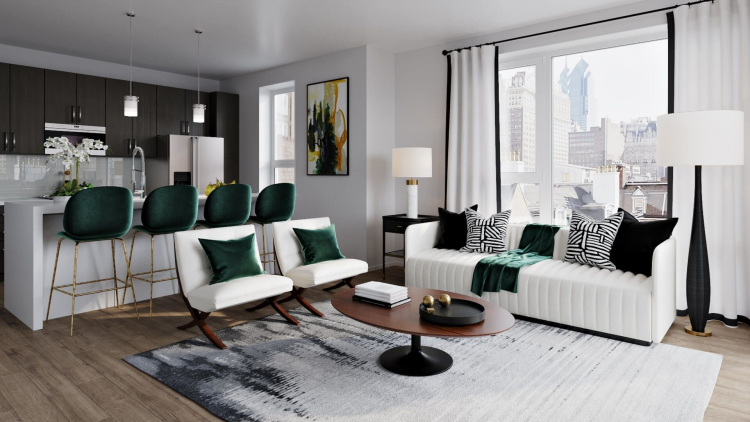
#> input picture backend/preprocessing/images/furniture.jpg, 1500 x 844 px, given in place of furniture.jpeg, which was not available (shown at 1/2 size)
$ python visual_tuner.py furniture.jpeg
#> lines starting #> are read from the running program, lines starting #| are printed output that depends on the picture; after the words box and inside, x2 and y2 are one past the last pixel; in counts of white or black regions, pixels touching at a corner belong together; pictures that were not available may be replaced by others from this repository, and a replacement may not be noted
import cv2 as cv
import numpy as np
import matplotlib.pyplot as plt
from matplotlib.widgets import Slider, Button
from matplotlib.gridspec import GridSpec
import os
from pathlib import Path


class VisualParameterTuner:
    """
    Interactive parameter tuning with matplotlib sliders
    """

    def __init__(self, image_path, initial_params=None):
        self.image_path = image_path
        self.original_image = cv.imread(image_path)
        if self.original_image is None:
            raise ValueError(f"Could not load image from {image_path}")

        # Convert BGR to RGB for matplotlib
        self.original_rgb = cv.cvtColor(self.original_image, cv.COLOR_BGR2RGB)

        # Initialize processed images
        self.gaussian_blurred = None
        self.bilateral_filtered = None
        self.edges = None
        self.contours = None
        self.svg_preview = None

        # Default parameters
        self.params = {
            'gauss_kernel': 5,
            'gauss_sigma': 1.0,
            'bilateral_d': 9,
            'bilateral_color': 75.0,
            'bilateral_space': 75.0,
            'canny_low': 50,
            'canny_high': 150,
            'canny_aperture': 3,
            'simplify_epsilon': 2.0
        }

        # Override with initial parameters if provided
        if initial_params:
            self.params.update(initial_params)

        # Setup the figure and widgets
        self.setup_figure()
        self.create_sliders()
        self.create_buttons()

        # Initial processing
        self.update(None)

    def setup_figure(self):
        """Setup the matplotlib figure with subplots"""
        self.fig = plt.figure(figsize=(20, 12))
        self.fig.suptitle(f'Interactive Parameter Tuner - {Path(self.image_path).name}',
                         fontsize=14, fontweight='bold')

        # Create grid layout - more rows for intermediate steps
        gs = GridSpec(4, 6, figure=self.fig,
                     left=0.05, right=0.95, top=0.93, bottom=0.28,
                     hspace=0.35, wspace=0.25)

        # Row 1: Original, Gaussian, Bilateral
        self.ax_original = self.fig.add_subplot(gs[0, 0:2])
        self.ax_gaussian = self.fig.add_subplot(gs[0, 2:4])
        self.ax_bilateral = self.fig.add_subplot(gs[0, 4:6])

        # Row 2: Canny Edges, SVG Preview, Overlay
        self.ax_edges = self.fig.add_subplot(gs[1, 0:2])
        self.ax_svg = self.fig.add_subplot(gs[1, 2:4])
        self.ax_overlay = self.fig.add_subplot(gs[1, 4:6])

        # Row 3: Statistics
        self.ax_stats = self.fig.add_subplot(gs[2, :])

        # Configure axes
        self.ax_original.set_title('1. Original Image', fontsize=10, fontweight='bold', color='#2c3e50')
        self.ax_original.axis('off')

        self.ax_gaussian.set_title('2. Gaussian Blur (Noise Reduction)', fontsize=10, fontweight='bold', color='#3498db')
        self.ax_gaussian.axis('off')

        self.ax_bilateral.set_title('3. Bilateral Filter (Edge-Preserving Smoothing)', fontsize=10, fontweight='bold', color='#3498db')
        self.ax_bilateral.axis('off')

        self.ax_edges.set_title('4. Canny Edge Detection', fontsize=10, fontweight='bold', color='#e74c3c')
        self.ax_edges.axis('off')

        self.ax_svg.set_title('5. SVG Preview (Final Output)', fontsize=10, fontweight='bold', color='#27ae60')
        self.ax_svg.axis('off')

        self.ax_overlay.set_title('6. Overlay on Original', fontsize=10, fontweight='bold', color='#8e44ad')
        self.ax_overlay.axis('off')

        self.ax_stats.axis('off')

        # Initialize image displays
        self.img_original = self.ax_original.imshow(self.original_rgb)
        self.img_gaussian = self.ax_gaussian.imshow(self.original_rgb)
        self.img_bilateral = self.ax_bilateral.imshow(self.original_rgb)
        self.img_edges = self.ax_edges.imshow(np.zeros_like(self.original_rgb[:,:,0]), cmap='gray')
        self.img_svg = self.ax_svg.imshow(np.ones_like(self.original_rgb) * 255)
        self.img_overlay = self.ax_overlay.imshow(self.original_rgb)

    def create_sliders(self):
        """Create all parameter sliders"""
        slider_color = '#3498db'

        # Slider layout parameters
        left_margin = 0.12
        slider_width = 0.35
        slider_height = 0.02
        vertical_gap = 0.025

        # Column 1: Gaussian Blur
        col1_x = left_margin
        start_y = 0.22

        # Map initial values to slider positions
        kernel_map = {3: 1, 5: 2, 7: 3, 9: 4, 11: 5}
        aperture_map = {3: 0, 5: 1, 7: 2}

        # Gaussian Kernel slider (discrete values: 3, 5, 7, 9, 11)
        ax_gauss_k = plt.axes([col1_x, start_y, slider_width, slider_height])
        self.slider_gauss_k = Slider(
            ax_gauss_k, 'Gauss Kernel', 1, 5,
            valinit=kernel_map.get(self.params['gauss_kernel'], 2),
            valstep=1, color=slider_color
        )
        self.slider_gauss_k.label.set_size(9)
        self.slider_gauss_k.valtext.set_text(str(self.params['gauss_kernel']))

        # Gaussian Sigma
        ax_gauss_s = plt.axes([col1_x, start_y - vertical_gap, slider_width, slider_height])
        self.slider_gauss_s = Slider(
            ax_gauss_s, 'Gauss Sigma', 0.1, 5.0,
            valinit=self.params['gauss_sigma'], color=slider_color
        )
        self.slider_gauss_s.label.set_size(9)

        # Bilateral Diameter
        ax_bilat_d = plt.axes([col1_x, start_y - 2*vertical_gap, slider_width, slider_height])
        self.slider_bilat_d = Slider(
            ax_bilat_d, 'Bilateral D', 1, 25,
            valinit=self.params['bilateral_d'], valstep=2, color=slider_color
        )
        self.slider_bilat_d.label.set_size(9)

        # Bilateral Color
        ax_bilat_c = plt.axes([col1_x, start_y - 3*vertical_gap, slider_width, slider_height])
        self.slider_bilat_c = Slider(
            ax_bilat_c, 'Bilateral Color', 0.1, 200,
            valinit=self.params['bilateral_color'], color=slider_color
        )
        self.slider_bilat_c.label.set_size(9)

        # Bilateral Space
        ax_bilat_s = plt.axes([col1_x, start_y - 4*vertical_gap, slider_width, slider_height])
        self.slider_bilat_s = Slider(
            ax_bilat_s, 'Bilateral Space', 0.1, 200,
            valinit=self.params['bilateral_space'], color=slider_color
        )
        self.slider_bilat_s.label.set_size(9)

        # Column 2: Canny Edge
        col2_x = left_margin + slider_width + 0.08

        # Canny Low Threshold
        ax_canny_l = plt.axes([col2_x, start_y, slider_width, slider_height])
        self.slider_canny_l = Slider(
            ax_canny_l, 'Canny Low', 1, 200,
            valinit=self.params['canny_low'], color='#e74c3c'
        )
        self.slider_canny_l.label.set_size(9)

        # Canny High Threshold
        ax_canny_h = plt.axes([col2_x, start_y - vertical_gap, slider_width, slider_height])
        self.slider_canny_h = Slider(
            ax_canny_h, 'Canny High', 1, 300,
            valinit=self.params['canny_high'], color='#e74c3c'
        )
        self.slider_canny_h.label.set_size(9)

        # Canny Aperture (discrete: 3, 5, 7)
        ax_canny_a = plt.axes([col2_x, start_y - 2*vertical_gap, slider_width, slider_height])
        self.slider_canny_a = Slider(
            ax_canny_a, 'Canny Aperture', 0, 2,
            valinit=aperture_map.get(self.params['canny_aperture'], 0),
            valstep=1, color='#e74c3c'
        )
        self.slider_canny_a.label.set_size(9)
        self.slider_canny_a.valtext.set_text(str(self.params['canny_aperture']))

        # Simplification Epsilon
        ax_simplify = plt.axes([col2_x, start_y - 3*vertical_gap, slider_width, slider_height])
        self.slider_simplify = Slider(
            ax_simplify, 'Simplify ε', 0.1, 10.0,
            valinit=self.params['simplify_epsilon'], color='#2ecc71'
        )
        self.slider_simplify.label.set_size(9)

        # Connect sliders to update function
        self.slider_gauss_k.on_changed(self.update)
        self.slider_gauss_s.on_changed(self.update)
        self.slider_bilat_d.on_changed(self.update)
        self.slider_bilat_c.on_changed(self.update)
        self.slider_bilat_s.on_changed(self.update)
        self.slider_canny_l.on_changed(self.update)
        self.slider_canny_h.on_changed(self.update)
        self.slider_canny_a.on_changed(self.update)
        self.slider_simplify.on_changed(self.update)

    def create_buttons(self):
        """Create control buttons"""
        # Save SVG button
        ax_save = plt.axes([0.42, 0.02, 0.15, 0.04])
        self.btn_save = Button(ax_save, 'Save SVG', color='#27ae60', hovercolor='#2ecc71')
        self.btn_save.on_clicked(self.save_svg)

        # Reset button
        ax_reset = plt.axes([0.59, 0.02, 0.15, 0.04])
        self.btn_reset = Button(ax_reset, 'Reset Parameters', color='#e67e22', hovercolor='#f39c12')
        self.btn_reset.on_clicked(self.reset_params)

        # Export edges button
        ax_export = plt.axes([0.76, 0.02, 0.15, 0.04])
        self.btn_export = Button(ax_export, 'Export Edges', color='#8e44ad', hovercolor='#9b59b6')
        self.btn_export.on_clicked(self.export_edges)

    def get_current_params(self):
        """Get current parameter values from sliders"""
        # Map discrete slider values
        kernel_map = {1: 3, 2: 5, 3: 7, 4: 9, 5: 11}
        aperture_map = {0: 3, 1: 5, 2: 7}

        self.params['gauss_kernel'] = kernel_map[int(self.slider_gauss_k.val)]
        self.params['gauss_sigma'] = self.slider_gauss_s.val
        self.params['bilateral_d'] = int(self.slider_bilat_d.val)
        self.params['bilateral_color'] = self.slider_bilat_c.val
        self.params['bilateral_space'] = self.slider_bilat_s.val
        self.params['canny_low'] = int(self.slider_canny_l.val)
        self.params['canny_high'] = int(self.slider_canny_h.val)
        self.params['canny_aperture'] = aperture_map[int(self.slider_canny_a.val)]
        self.params['simplify_epsilon'] = self.slider_simplify.val

        # Update discrete slider text displays
        self.slider_gauss_k.valtext.set_text(str(self.params['gauss_kernel']))
        self.slider_canny_a.valtext.set_text(str(self.params['canny_aperture']))

    def process_image(self):
        """Process image with current parameters"""
        p = self.params

        # Step 1: Gaussian Blur
        blurred = cv.GaussianBlur(
            self.original_image,
            (p['gauss_kernel'], p['gauss_kernel']),
            p['gauss_sigma']
        )
        self.gaussian_blurred = blurred

        # Step 2: Bilateral Filter
        filtered = cv.bilateralFilter(
            blurred,
            p['bilateral_d'],
            p['bilateral_color'],
            p['bilateral_space']
        )
        self.bilateral_filtered = filtered

        # Step 3: Convert to grayscale
        gray = cv.cvtColor(filtered, cv.COLOR_BGR2GRAY)

        # Step 4: Canny Edge Detection
        edges = cv.Canny(
            gray,
            p['canny_low'],
            p['canny_high'],
            apertureSize=p['canny_aperture']
        )
        self.edges = edges

        # Step 5: Find contours
        contours, _ = cv.findContours(edges, cv.RETR_TREE, cv.CHAIN_APPROX_SIMPLE)
        self.contours = contours

        # Step 6: Generate SVG preview
        self.generate_svg_preview()

    def generate_svg_preview(self):
        """Generate a preview of what the SVG will look like"""
        height, width = self.edges.shape

        # Create white canvas
        svg_preview = np.ones((height, width, 3), dtype=np.uint8) * 255

        # Create overlay (original image with contours)
        overlay = self.original_rgb.copy()

        epsilon = self.params['simplify_epsilon']

        # Draw simplified contours
        for contour in self.contours:
            if len(contour) < 3:
                continue

            # Simplify contour
            approx = cv.approxPolyDP(contour, epsilon, True)

            if len(approx) < 2:
                continue

            # Draw on SVG preview (black lines on white)
            cv.drawContours(svg_preview, [approx], -1, (0, 0, 0), 1, cv.LINE_AA)

            # Draw on overlay (colored lines on original)
            cv.drawContours(overlay, [approx], -1, (255, 0, 0), 2, cv.LINE_AA)

        self.svg_preview = cv.cvtColor(svg_preview, cv.COLOR_BGR2RGB)
        self.overlay_preview = overlay

    def update(self, val):
        """Update visualization when sliders change"""
        # Get current parameters
        self.get_current_params()

        # Process image
        self.process_image()

        # Update all displays
        # Convert BGR to RGB for matplotlib
        gaussian_rgb = cv.cvtColor(self.gaussian_blurred, cv.COLOR_BGR2RGB)
        bilateral_rgb = cv.cvtColor(self.bilateral_filtered, cv.COLOR_BGR2RGB)

        self.img_gaussian.set_data(gaussian_rgb)
        self.img_bilateral.set_data(bilateral_rgb)
        self.img_edges.set_data(self.edges)
        self.img_svg.set_data(self.svg_preview)
        self.img_overlay.set_data(self.overlay_preview)

        # Update statistics
        self.update_statistics()

        # Redraw
        self.fig.canvas.draw_idle()

    def update_statistics(self):
        """Update statistics text"""
        self.ax_stats.clear()
        self.ax_stats.axis('off')

        # Calculate statistics
        edge_pixels = np.count_nonzero(self.edges)
        total_pixels = self.edges.shape[0] * self.edges.shape[1]
        edge_percentage = (edge_pixels / total_pixels) * 100
        num_contours = len(self.contours)

        # Calculate simplified contour points
        epsilon = self.params['simplify_epsilon']
        simplified_points = 0
        original_points = 0
        for contour in self.contours:
            if len(contour) >= 3:
                approx = cv.approxPolyDP(contour, epsilon, True)
                simplified_points += len(approx)
                original_points += len(contour)

        # Estimate SVG file size (rough approximation)
        estimated_svg_kb = (simplified_points * 12 + 500) / 1024  # rough estimate

        # Quality indicator
        if edge_percentage < 3:
            quality_indicator = "⚠️  Very low edge density - may be missing details"
        elif edge_percentage < 5:
            quality_indicator = "⚡ Low edge density"
        elif edge_percentage <= 15:
            quality_indicator = "✓ Good edge density"
        elif edge_percentage <= 25:
            quality_indicator = "⚠️  High edge density - may be noisy"
        else:
            quality_indicator = "❌ Very high edge density - too noisy"

        # Create statistics text
        stats_text = f"""
PROCESSING STATISTICS:
  • Edge Pixels: {edge_pixels:,} / {total_pixels:,} ({edge_percentage:.2f}%) {quality_indicator}
  • Contours Detected: {num_contours:,}
  • Contour Points: {original_points:,} → {simplified_points:,} (after simplification, {100*(1-simplified_points/max(original_points,1)):.1f}% reduction)
  • Estimated SVG Size: ~{estimated_svg_kb:.1f} KB

CURRENT PARAMETERS:
  Step 1 (Gaussian Blur): kernel={self.params['gauss_kernel']}, σ={self.params['gauss_sigma']:.2f}
  Step 2 (Bilateral Filter): d={self.params['bilateral_d']}, σ_color={self.params['bilateral_color']:.1f}, σ_space={self.params['bilateral_space']:.1f}
  Step 3 (Canny Edge): low={self.params['canny_low']}, high={self.params['canny_high']}, aperture={self.params['canny_aperture']}
  Step 4 (SVG Simplification): ε={self.params['simplify_epsilon']:.2f}
        """

        self.ax_stats.text(0.02, 0.5, stats_text.strip(),
                          fontsize=8.5, family='monospace',
                          verticalalignment='center',
                          bbox=dict(boxstyle='round', facecolor='lightblue', alpha=0.3))

    # [99 lines left out: functions edges_to_svg, save_svg, export_edges, reset_title, reset_params, not called in this run]

    def show(self):
        """Display the interactive tuner"""
        plt.show()


def main():
    import sys
    import argparse

    parser = argparse.ArgumentParser(
        description='Visual Parameter Tuner with interactive sliders',
        formatter_class=argparse.RawDescriptionHelpFormatter,
        epilog="""
Examples:
  # Basic usage
  python visual_tuner.py furniture.jpeg

  # Start with custom parameters
  python visual_tuner.py furniture.jpeg --gauss-kernel 7 --canny-low 30 --canny-high 100

  # Use a preset configuration
  python visual_tuner.py furniture.jpeg --preset high-detail
        """
    )

    parser.add_argument('image', nargs='?', default='furniture.jpeg',
                       help='Input image path (default: furniture.jpeg)')

    # Parameter initialization
    parser.add_argument('--gauss-kernel', type=int, choices=[3, 5, 7, 9, 11],
                       help='Initial Gaussian kernel size')
    parser.add_argument('--gauss-sigma', type=float,
                       help='Initial Gaussian sigma')
    parser.add_argument('--bilateral-d', type=int,
                       help='Initial bilateral filter diameter')
    parser.add_argument('--bilateral-color', type=float,
                       help='Initial bilateral color sigma')
    parser.add_argument('--bilateral-space', type=float,
                       help='Initial bilateral space sigma')
    parser.add_argument('--canny-low', type=int,
                       help='Initial Canny low threshold')
    parser.add_argument('--canny-high', type=int,
                       help='Initial Canny high threshold')
    parser.add_argument('--canny-aperture', type=int, choices=[3, 5, 7],
                       help='Initial Canny aperture size')
    parser.add_argument('--simplify', type=float,
                       help='Initial simplification epsilon')

    # Preset configurations
    parser.add_argument('--preset', choices=['default', 'high-detail', 'simple', 'noisy', 'minimal', 'no-bilateral'],
                       help='Use a preset parameter configuration')

    args = parser.parse_args()

    image_path = args.image
    if not os.path.exists(image_path):
        print(f"✗ Error: Image file not found: {image_path}")
        print("\nUsage: python visual_tuner.py <image_path> [options]")
        print("\nExample: python visual_tuner.py furniture.jpeg")
        return

    print("="*60)
    print("VISUAL PARAMETER TUNER")
    print("="*60)
    print(f"\nLoading image: {image_path}")

    # Define presets
    presets = {
        'default': {
            'gauss_kernel': 5, 'gauss_sigma': 1.0,
            'bilateral_d': 9, 'bilateral_color': 75.0, 'bilateral_space': 75.0,
            'canny_low': 50, 'canny_high': 150, 'canny_aperture': 3,
            'simplify_epsilon': 2.0
        },
        'high-detail': {
            'gauss_kernel': 3, 'gauss_sigma': 0.8,
            'bilateral_d': 7, 'bilateral_color': 60.0, 'bilateral_space': 60.0,
            'canny_low': 25, 'canny_high': 80, 'canny_aperture': 3,
            'simplify_epsilon': 1.5
        },
        'simple': {
            'gauss_kernel': 7, 'gauss_sigma': 2.0,
            'bilateral_d': 15, 'bilateral_color': 100.0, 'bilateral_space': 100.0,
            'canny_low': 50, 'canny_high': 150, 'canny_aperture': 3,
            'simplify_epsilon': 3.0
        },
        'noisy': {
            'gauss_kernel': 9, 'gauss_sigma': 3.0,
            'bilateral_d': 20, 'bilateral_color': 150.0, 'bilateral_space': 150.0,
            'canny_low': 60, 'canny_high': 180, 'canny_aperture': 3,
            'simplify_epsilon': 4.0
        },
        'minimal': {
            'gauss_kernel': 11, 'gauss_sigma': 4.0,
            'bilateral_d': 25, 'bilateral_color': 200.0, 'bilateral_space': 200.0,
            'canny_low': 100, 'canny_high': 250, 'canny_aperture': 3,
            'simplify_epsilon': 6.0
        },
        'no-bilateral': {
            'gauss_kernel': 5, 'gauss_sigma': 1.0,
            'bilateral_d': 1, 'bilateral_color': 0.1, 'bilateral_space': 0.1,
            'canny_low': 50, 'canny_high': 150, 'canny_aperture': 3,
            'simplify_epsilon': 2.0
        }
    }

    # Get initial parameters
    if args.preset:
        initial_params = presets[args.preset]
        print(f"Using preset: {args.preset}")
    else:
        initial_params = presets['default'].copy()

    # Override with command-line arguments
    if args.gauss_kernel is not None:
        initial_params['gauss_kernel'] = args.gauss_kernel
    if args.gauss_sigma is not None:
        initial_params['gauss_sigma'] = args.gauss_sigma
    if args.bilateral_d is not None:
        initial_params['bilateral_d'] = args.bilateral_d
    if args.bilateral_color is not None:
        initial_params['bilateral_color'] = args.bilateral_color
    if args.bilateral_space is not None:
        initial_params['bilateral_space'] = args.bilateral_space
    if args.canny_low is not None:
        initial_params['canny_low'] = args.canny_low
    if args.canny_high is not None:
        initial_params['canny_high'] = args.canny_high
    if args.canny_aperture is not None:
        initial_params['canny_aperture'] = args.canny_aperture
    if args.simplify is not None:
        initial_params['simplify_epsilon'] = args.simplify

    print("\nInitial Parameters:")
    for key, value in initial_params.items():
        print(f"  {key}: {value}")

    print("\nInstructions:")
    print("  • Use sliders to adjust parameters in real-time")
    print("  • Watch edge detection update automatically")
    print("  • Click 'Save SVG' when satisfied with results")
    print("  • Click 'Reset Parameters' to restore defaults")
    print("  • Click 'Export Edges' to save edge image")
    print("\nTips:")
    print("  • Lower Canny thresholds = more edges")
    print("  • Higher Gaussian blur = smoother result")
    print("  • Higher simplify ε = smaller SVG file")
    print("="*60)

    try:
        tuner = VisualParameterTuner(image_path, initial_params=initial_params)
#> in __init__, self.original_image is the input picture: shape (844, 1500, 3); mean B, G, R 140.1, 141.1, 143
#> in process_image, `gray = cv.cvtColor(filtered, cv.COLOR_BGR2GRAY)`:
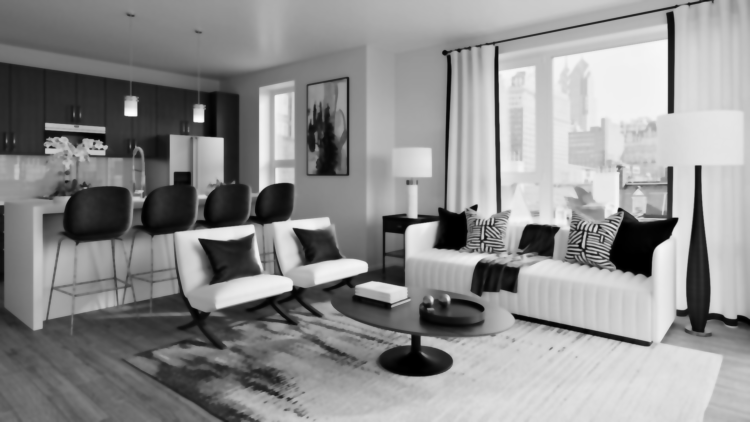
#> gray: shape (844, 1500) (shown at 1/2 size); min 0, max 253, mean 141.6
#> in process_image, `edges = cv.Canny( gray, p['canny_low'], p['canny_high'], apertureSize=..`:
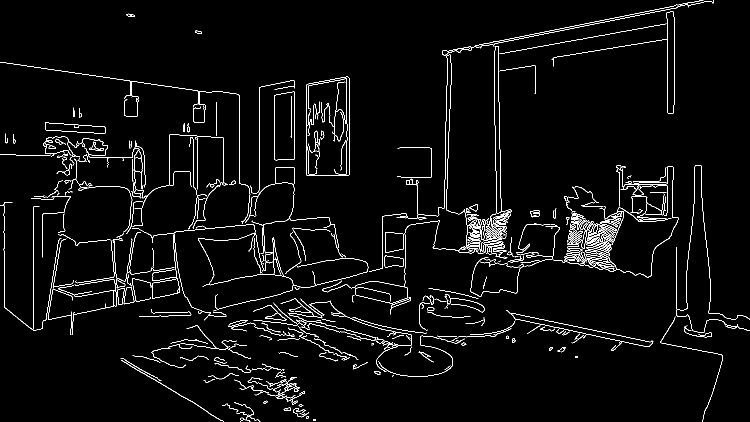
#> edges: shape (844, 1500) (shown at 1/2 size); 3.1% white in thin lines or dots
#> in process_image, `contours, _ = cv.findContours(edges, cv.RETR_TREE, cv.CHAIN_APPROX_SIM..`: contours = 476 contours, 309 with area under 20; largest, box (x1, y1, x2, y2) and area: (612, 153, 699, 352) 16340, (612, 153, 699, 352) 16336, (549, 183, 590, 321) 5302, (549, 183, 590, 321) 5298, (656, 441, 880, 608) 3324
#> in process_image, `self.contours = contours`: self.contours has the same summary as contours
#> the loop in generate_svg_preview, `for contour in self.contours:` made 476 passes
#> approx on passes 1 to 3: [[626, 839], [631, 840]], [[626, 840], [631, 839]], [[612, 834], [617, 835]]
#> after the loop in generate_svg_preview, `for contour in self.contours:`:
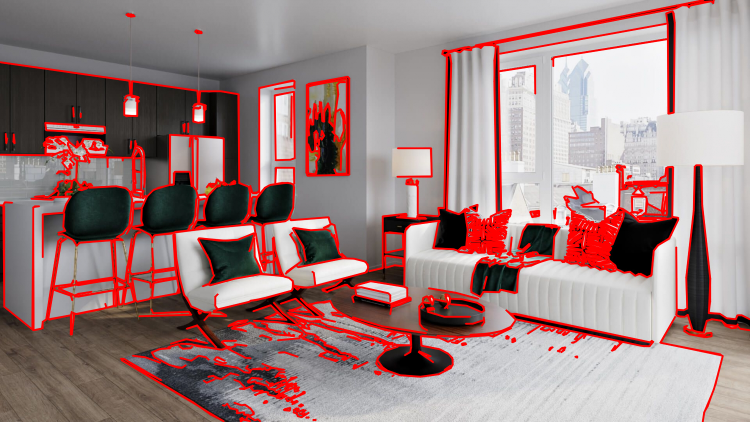
#> overlay: shape (844, 1500, 3) (shown at 1/2 size); mean R, G, B 158.3, 128.6, 127.9
#> (the rest of the program and of its run is left out)
